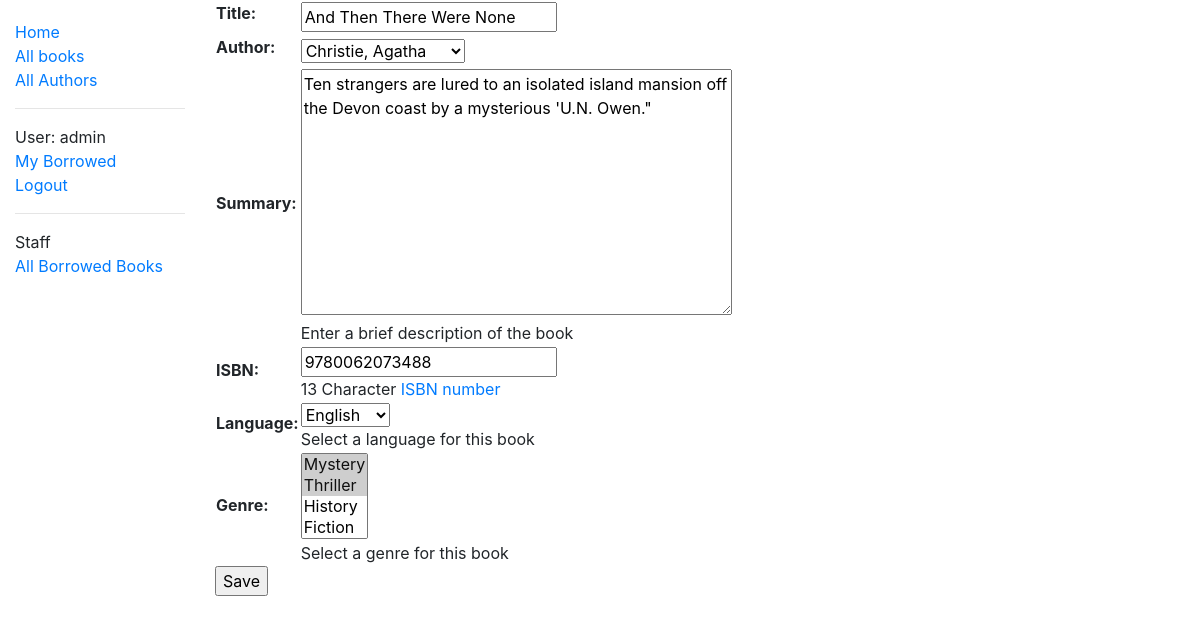
Screenshot of /catalog/book/1/update/ (signed in) with the database file from the repository.
### catalog/models.py (models this page shows, shortened)
class Book(models.Model):
    title = models.CharField(max_length=200)
    author = models.ForeignKey('Author', on_delete=models.SET_NULL, null=True)
    summary = models.TextField(max_length=1000, help_text='Enter a brief description of the book')
    isbn = models.CharField('ISBN', max_length=13,
                            help_text='13 Character <a href="https://www.isbn-international.org/content/what-isbn">ISBN number</a>')
    genre = models.ManyToManyField(Genre, help_text='Select a genre for this book')
    language = models.ForeignKey('Language', on_delete=models.SET_NULL, null=True, help_text='Select a language for this book')

### catalog/views.py (the view)
# urls.py: path('book/<int:pk>/update/', views.BookUpdate.as_view(),
class BookUpdate(PermissionRequiredMixin, UpdateView):
    permission_required = ('catalog.can_mark_returned',)
    model = Book
    fields = ['title','author','summary','isbn','language','genre']

### catalog/models.py (called while the page is built)
    def __str__(self):
        return self.name

    def __str__(self):
        return f'{self.last_name}, {self.first_name}'

    def __str__(self):
        return self.name

### catalog/templates/catalog/book_form.html (shortened to what this page needs)
{% extends "base_generic.html" %}
{% block content %}
  <form action="" method="post">
    <table>
      {{ form.as_table }}
    </table>
    <input type="submit" value="Save">
  </form>
{% endblock %}

### catalog/templates/base_generic.html (shortened to what this page needs)
<!DOCTYPE html>
<html lang="en">
  <head>
    <link rel="stylesheet"
          href="https://stackpath.bootstrapcdn.com/bootstrap/4.1.3/css/bootstrap.min.css"
>
    {% load static %}
    <link rel="stylesheet" href="{% static 'css/styles.css' %}">
  </head>
  <body>
    <div class="container-fluid">
      <div class="row">
        <div class="col-sm-2">
          {% block sidebar %}
          <ul class="sidebar-nav">
            <li><a href="{% url 'index' %}">Home</a></li>
            <li><a href="{% url 'books' %}">All books</a></li>
            <li><a href="{% url 'authors' %}">All Authors</a></li>
            {% if user.is_authenticated %}
            <hr>
            <li>User: {{ user.get_username }}</li>
            <li><a href="{% url 'my-borrowed' %}">My Borrowed</a></li>
            <li><a href="{% url 'logout' %}?next={{ request.path }}">Logout</a></li>
            {% if perms.catalog.can_mark_returned %}
            <hr>
            Staff
            <li><a href="{% url 'all-borrowed' %}">All Borrowed Books</a></li>
            {% endif %}
            {% else %}
            <li><a href="{% url 'login' %}?next={{ request.path }}">Login</a></li>
            {% endif %}
          </ul>
          {% endblock %}
        </div>
        <div class="col-sm-10">
          {% block content %}{% endblock %}
      </div>
    </div>
  </body>
</html>

### catalog/static/css/styles.css (style rules this page uses)
.sidebar-nav { margin-top: 20px; padding: 0; list-style: none; }

### rows the page displays
Book: title "And Then There Were None", author "Christie, Agatha", summary "Ten strangers are lured to an isolated island mansion off the Devon coast by a mysterious 'U.N. Owen.\"", isbn "9780062073488", language "English"

### other values shown
{{ user.get_username }} "admin"
